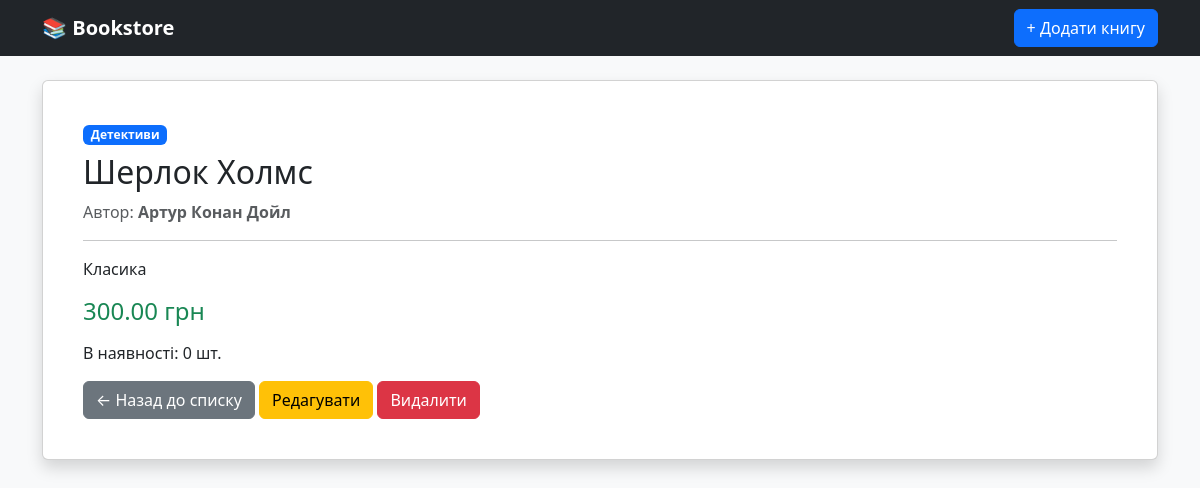
/catalog/books/3/, run on the app's committed database.
### catalog/models.py (models this page shows, shortened)
class Book(models.Model):
    category = models.ForeignKey(
        Category,
        on_delete=models.CASCADE,
        related_name='books',
        verbose_name = "Категорія"
    )
    title = models.CharField(max_length=200, verbose_name="Назва книги")
    author = models.CharField(max_length=150, verbose_name="Автор")
    price = models.DecimalField(max_digits=10, decimal_places=2, verbose_name="Ціна")
    description = models.TextField(blank=True, verbose_name="Опис")
    stock = models.PositiveIntegerField(default=0, verbose_name="Кількість в наявності")
    class Meta:
        verbose_name = "Книга"
        verbose_name_plural = "Книги"
        ordering = ['title']

class Category(models.Model):
    name = models.CharField(max_length=100, verbose_name="Назва категорії")
    slug = models.SlugField(max_length=100, unique=True, verbose_name="URL Slug")
    class Meta:
        verbose_name = "Категорія"
        verbose_name_plural = "Категорії"
        ordering = ['name']

### catalog/views.py (the view)
# urls.py: path('books/<int:pk>/', views.BookDetailView.as_view(), name='book_detail'),
class BookDetailView(DetailView):
    model = Book
    template_name = 'catalog/book_detail.html'
    context_object_name = 'book'

### templates/catalog/book_detail.html (shortened to what this page needs)
{% extends "base.html" %}
{% block content %}
<div class="card shadow p-4">
    <div class="card-body">
        <span class="badge bg-primary mb-2">{{ book.category.name }}</span>
        <h2>{{ book.title }}</h2>
        <p class="text-muted">Автор: <strong>{{ book.author }}</strong></p>
        <hr>
        <p>{{ book.description|default:"Опис відсутній." }}</p>
        <h4 class="text-success mb-3">{{ book.price }} грн</h4>
        <p>В наявності: {{ book.stock }} шт.</p>
        <a href="{% url 'catalog:book_list' %}" class="btn btn-secondary">← Назад до списку</a>
        <a href="{% url 'catalog:book_update' book.pk %}" class="btn btn-warning">Редагувати</a>
        <a href="{% url 'catalog:book_delete' book.pk %}" class="btn btn-danger">Видалити</a>
    </div>
</div>
{% endblock %}

### data on the page
Book: category.name "Детективи", title "Шерлок Холмс", author "Артур Конан Дойл", description "Класика", price "300.00", stock "0"
